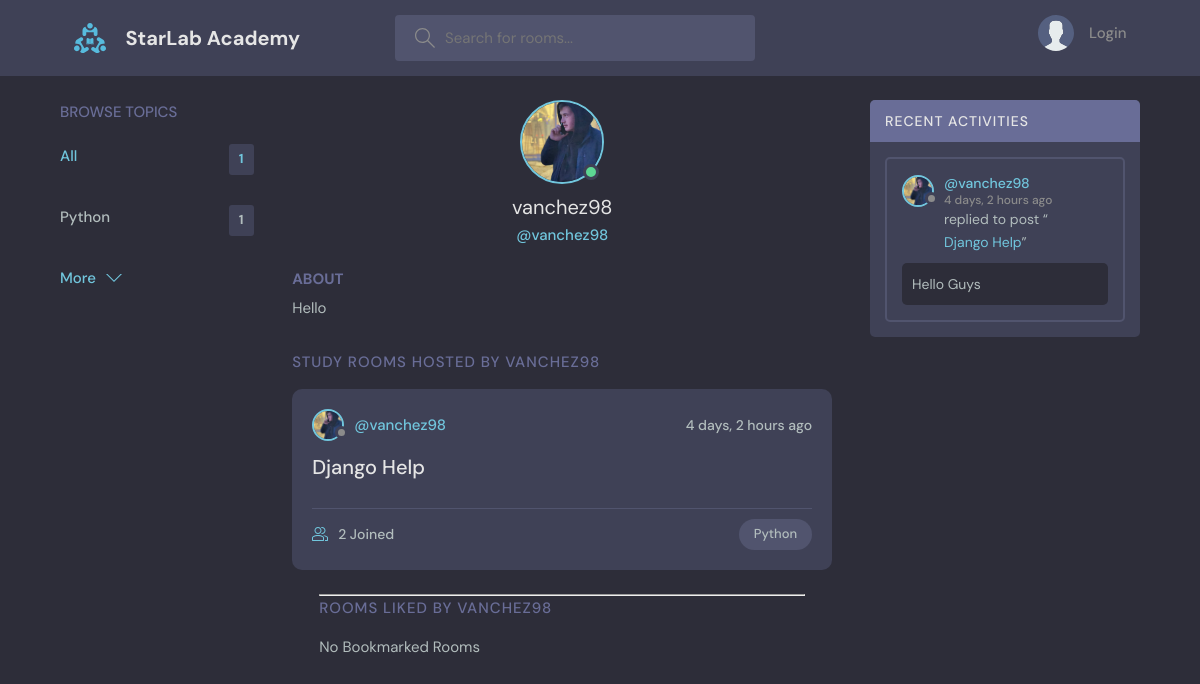
The page /profile1/ on the database as committed earlier.
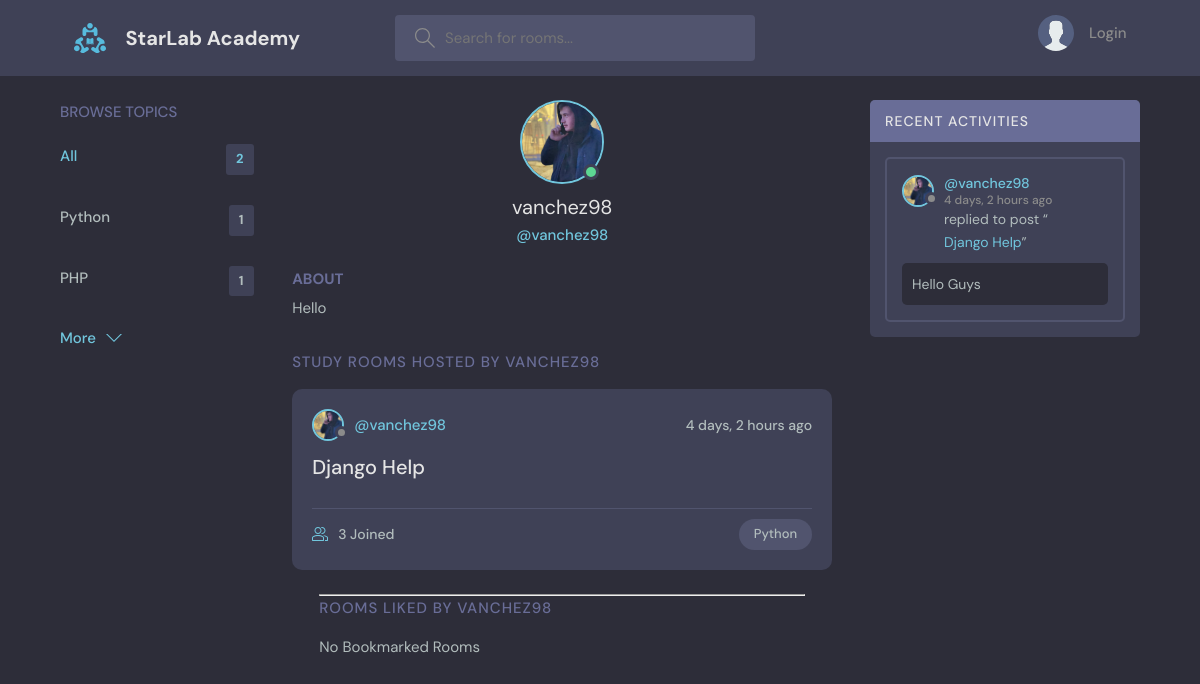
The same page on the database as committed later.
### base/models.py (models this page shows, shortened)
class Topic(models.Model):
    name = models.CharField(max_length=200)

class Room(models.Model):
    host = models.ForeignKey(User, on_delete=models.SET_NULL, null=True)
    topic = models.ForeignKey(Topic, on_delete=models.SET_NULL, null=True)
    name = models.CharField(max_length=200)
    description = models.TextField(null=True, blank=True)
    participants = models.ManyToManyField(
        User, related_name='participants', blank=True)
    favourite = models.ManyToManyField(User, related_name="fav_rooms", blank=True)
    updated = models.DateTimeField(auto_now=True)
    created = models.DateTimeField(auto_now_add=True)
    class Meta:
        ordering = ['-updated', '-created']
    def __str__(self):
        return self.name

class User(AbstractUser):
    name = models.CharField(max_length=200, null=True)
    email = models.EmailField(unique=True, null=True)
    bio = models.TextField(null=True)
    avatar = models.ImageField(null=True, default="avatar.svg")
    USERNAME_FIELD = 'email'
    REQUIRED_FIELDS = []

class Message(models.Model):
    user = models.ForeignKey(User, on_delete=models.CASCADE)
    room = models.ForeignKey(Room, on_delete=models.CASCADE)
    body = models.TextField()
    updated = models.DateTimeField(auto_now=True)
    created = models.DateTimeField(auto_now_add=True)
    class Meta:
        ordering = ['-updated', '-created']

### base/views.py (the view)
# urls.py: path('profile<str:pk>/', views.userProfile, name="user-profile"),
def userProfile(request, pk):
    user = User.objects.get(id=pk)
    rooms = user.room_set.all()
    room_messages = user.message_set.all()
    topics = Topic.objects.all()
    context = {'user': user, 'rooms': rooms,
               'room_messages': room_messages, 'topics': topics}
    return render(request, 'base/profile.html', context)

### base/templates/base/profile.html (shortened to what this page needs)
{% extends 'main.html' %}
{% block content %}
  <main class="profile-page layout layout--3">
    <div class="container">
      {% include 'base/topic_component.html'%}
      <div class="roomList">
        <div class="profile">
          <div class="profile__avatar">
            <div class="avatar avatar--large active">
              <img src="{{user.avatar.url}}" />
            </div>
          </div>
          <div class="profile__info">
            <h3>{{user.username}}</h3>
            <p>@{{user.username}}</p>
          </div>
          <div class="profile__about">
            <h3>About</h3>
            <p>
              {{user.bio}}
            </p>
          </div>
        </div>
        <div class="roomList__header">
          <div>
            <h2>Study Rooms Hosted by {{user.username}}</h2>
          </div>
        </div>
        {% include 'base/feed_component.html'%}
        <div class="container">
          <hr>
          <div class="roomList__header">
          <div>
            <h2>Rooms Liked by {{user.username}}</h2>
          </div>
        </div>
          {% for room in user.fav_rooms.all %}
              {% include 'base/favourite_list.html'%}
          {% empty %}
              <td >No Bookmarked Rooms</td>
          {% endfor %}
        </div>
      </div>
      {% include 'base/activity_component.html'%}
    </div>
  </main>
{% endblock content %}

### base/templates/base/topic_component.html
<div class="topics">
  <div class="topics__header">
    <h2>Browse Topics</h2>
  </div>
  <ul class="topics__list">
    <li>
      <a href="{% url 'home' %}" class="active">All <span>{{topics.count}}</span></a>
    </li>
      {% for topic in topics %}
    <li>
      <a href="{% url 'home' %}?q={{topic.name}}">{{topic.name}} <span>{{topic.room_set.all.count}}</span></a>
    </li>
      {% endfor %}
  </ul>
  <a class="btn btn--link" href="{% url 'topics' %}">
    More
    <svg version="1.1" xmlns="http://www.w3.org/2000/svg" width="32" height="32" viewBox="0 0 32 32">
      <title>chevron-down</title>
      <path d="M16 21l-13-13h-3l16 16 16-16h-3l-13 13z"></path>
    </svg>
  </a>
</div>

### base/templates/base/feed_component.html (shortened to what this page needs)
{% for room in rooms %}
<div class="roomListRoom">
    <div class="roomListRoom__header">
        <a href="{% url 'user-profile' room.host.id %}" class="roomListRoom__author">
            <div class="avatar avatar--small">
                <img src="{{room.host.avatar.url}}" />
            </div>
            <span>@{{room.host.username}}</span>
        </a>
        <div class="roomListRoom__actions">
            <span>{{room.created|timesince}} ago</span>
        </div>
    </div>
    <div class="roomListRoom__content">
        <a href="{% url 'room' room.id %}">{{room.name}}</a>
    </div>
    <div class="roomListRoom__meta">
        <a href="{% url 'room' room.id %}" class="roomListRoom__joined">
            {{room.participants.all.count}} Joined
        </a>
        <p class="roomListRoom__topic">{{room.topic.name}}</p>
    </div>
</div>
{% endfor %}

### base/templates/base/activity_component.html (shortened to what this page needs)
<div class="activities">
    <div class="activities__header">
        <h2>Recent Activities</h2>
    </div>
    {% for message in room_messages %}
    <div class="activities__box">
        <div class="activities__boxHeader roomListRoom__header">
            <a href="{% url 'user-profile' message.user.id %}" class="roomListRoom__author">
                <div class="avatar avatar--small">
                    <img src="{{message.user.avatar.url}}" />
                </div>
                <p>
                    @{{message.user.username}}
                    <span>{{message.created|timesince}} ago</span>
                </p>
            </a>
        </div>
        <div class="activities__boxContent">
            <p>replied to post “<a href="{% url 'room' message.room.id %}">{{message.room}}</a>”</p>
            <div class="activities__boxRoomContent">{{message.body}}</div>
        </div>
    </div>
    {% endfor %}
</div>

Rows that differ between the two databases and show on the page:
added Topic: name "PHP", room_set.all.count "1"
computed for Room "Django Help": participants.all.count "2" → "3"
Other text that changed with them:
{{ topics.count }}: "1" → "2"
